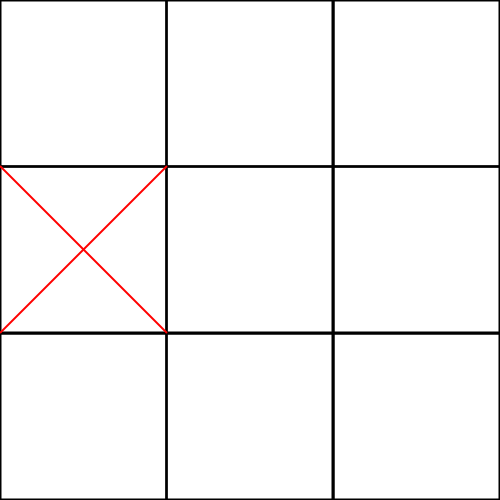
Frame 1 (no input)
Frame 60 (the mouse pressed at the canvas centre just before this capture): identical to frame 1, image omitted
Frame 120 (the mouse held since frame 60 and released just before this capture): identical to frame 1, image omitted

The Processing sketch that drew this single still picture (run headless with seeded random() and noise(); from frame 60 on, the mouse is pressed at the canvas centre):

// Processing sketch: tic_tac_toe
// ── tic_tac_toe.pde
void setup() {
  size(500, 500);
  background(255);
  setGame();
  drawBoard();
  computerTurn();
}

void draw() {
  
}

void keyPressed() {
  if (!gameInProgress) {
    println("Game over");//If gmae 
    return;
  }

  char keyPressedChar = key;
  int index = keyPressedChar - '0';//Converts the keypressed to a position on the game board 0-8 

  if (index >= 0 && index <= 8) {
    int row = index / SIZE;
    int col = index % SIZE;

    if (row >= 0 && row < SIZE && col >= 0 && col < SIZE) {
      if (isSquareEmpty(row, col)) {
        userTurn(row, col);
        checkAndPrintWinner(USER);

        if (gameInProgress) {
          computerTurn();
          checkAndPrintWinner(COMPUTER);
        }
      } else {
        println("Invalid move, that square is taken.");
      }
    } else {
      println("Invalid move, the key you pressed is not between 0 and 8");
    }
  } else {
    println("Invalid key, press a number between 0 and 8");
  }
}

// ── board.pde
int [][] gameBoard;

void setGame() {
  //Intializes the game board
  gameBoard = new int[SIZE][SIZE];
  for (int i = 0; i < SIZE; i++) {
    for (int j = 0; j < SIZE; j++) {
      gameBoard[i][j] = EMPTY; // Initialize the game board with zeros and set Progress to true
    }
  }
  gameInProgress = true;
}

boolean isBoardFull(){
  for (int i = 0; i < SIZE; i++) {
    for (int j = 0; j < SIZE; j++) {
      if (isSquareEmpty(i, j)) {
        return false; // If any square is empty, the board is not full
      }
    }
  }
  return true;
}


boolean checkWinner(int player) {
  // Check rows and columns
  for (int i = 0; i < SIZE; i++) {
    if (gameBoard[i][0] == player && gameBoard[i][1] == player && gameBoard[i][2] == player) {
      return true; // Horizontal win
    }
    if (gameBoard[0][i] == player && gameBoard[1][i] == player && gameBoard[2][i] == player) {
      return true; // Vertical win
    }
  }

  // Check diagonals
  if (gameBoard[0][0] == player && gameBoard[1][1] == player && gameBoard[2][2] == player) {
    return true; // Diagonal win from top-left to bottom-right
  }
  if (gameBoard[0][2] == player && gameBoard[1][1] == player && gameBoard[2][0] == player) {
    return true; // Diagonal win from top-right to bottom-left
  }

  return false; // No winning combos found, no winner
}

void checkAndPrintWinner(int player) {
  if (checkWinner(player)) {
    println("The " + (player == USER ? "User" : "Computer") + " wins!");
    gameInProgress = false;
  } else if (isBoardFull()) {
    println("The board is full, it's a draw!");
    gameInProgress = false;
  } 
}

void userTurn(int row, int col) {
  if(isSquareEmpty(row, col)){
    gameBoard[row][col] = USER; 
    drawO(row,col);
  }
}

//Method to draw Oss and X shapes on board for USER and COMPUTER.
void makeMoves() {
  for (int i = 0; i < SIZE;i++){
    for(int j = 0; j < SIZE;j++){
      if(gameBoard[i][j] == USER){
        drawO(i,j);
      } else if (gameBoard[i][j] == COMPUTER){
        println("Drawing X at: " + i + ", " + j);
        drawX(i,j);
      }
    }
  }
}
boolean isSquareEmpty(int row, int col) {
  return gameBoard[row][col] == EMPTY;
}

void computerTurn(){
 if(gameInProgress){
    while (true) {
    int row = int(random(SIZE));
    int col = int(random(SIZE));
    if (isSquareEmpty(row, col)){
      gameBoard[row][col] = COMPUTER; 
      drawX(row,col);
      break;
   }
  }
 }
}
      
      
  

// ── constants.pde
public final int CANVAS_SIZE = 500;
public final int SIZE = 3;
public final int cellSize = CANVAS_SIZE / SIZE;//Get cellSize 
public final int cellDouble = cellSize * 2;
boolean gameInProgress = true;//Asume the game is started 
final int EMPTY = 0; //Board intialized with EMPTY
final int COMPUTER = 1;//When the computer moves, the 2d Array is populated at that location with 1
final int USER = 2;//When the USEr moves, the 2d Array is populated at that location with 2s.

// ── shapes.pde
void drawX(int row, int col) {
  float x = col * cellSize ;
  float y = row * cellSize ;
  stroke(255, 0, 0);  // Set stroke color to red
  line(x, y, x + cellSize, y + cellSize);
  line(x + cellSize, y , x , y + cellSize);
}

void drawO(int row, int col) {
  float x = col * cellSize + cellSize / 2;
  float y = row * cellSize + cellSize / 2;
  stroke(0, 0, 255);  // Set stroke color to blue
  float radius = cellSize * 0.8;//Radius of a circle 
  ellipse(x, y, radius , radius);
}

void drawBoard() {
  background(255);
  stroke(0);
  strokeWeight(2);
  // Draw rectangles as outlines for each cell
  for (int i = 0; i < SIZE; i++) {
    for (int j = 0; j < SIZE; j++) {
      float x = i * CANVAS_SIZE / SIZE;
      float y = j * CANVAS_SIZE / SIZE;
      noFill();
      rect(x, y, CANVAS_SIZE / SIZE, CANVAS_SIZE / SIZE);
    }
  }
  for (int i = 1; i < SIZE; i++) {
    line(i * CANVAS_SIZE / SIZE, 0, i * CANVAS_SIZE / SIZE, CANVAS_SIZE);
    line(0, i * CANVAS_SIZE / SIZE, CANVAS_SIZE, i * CANVAS_SIZE / SIZE);
  }
}
